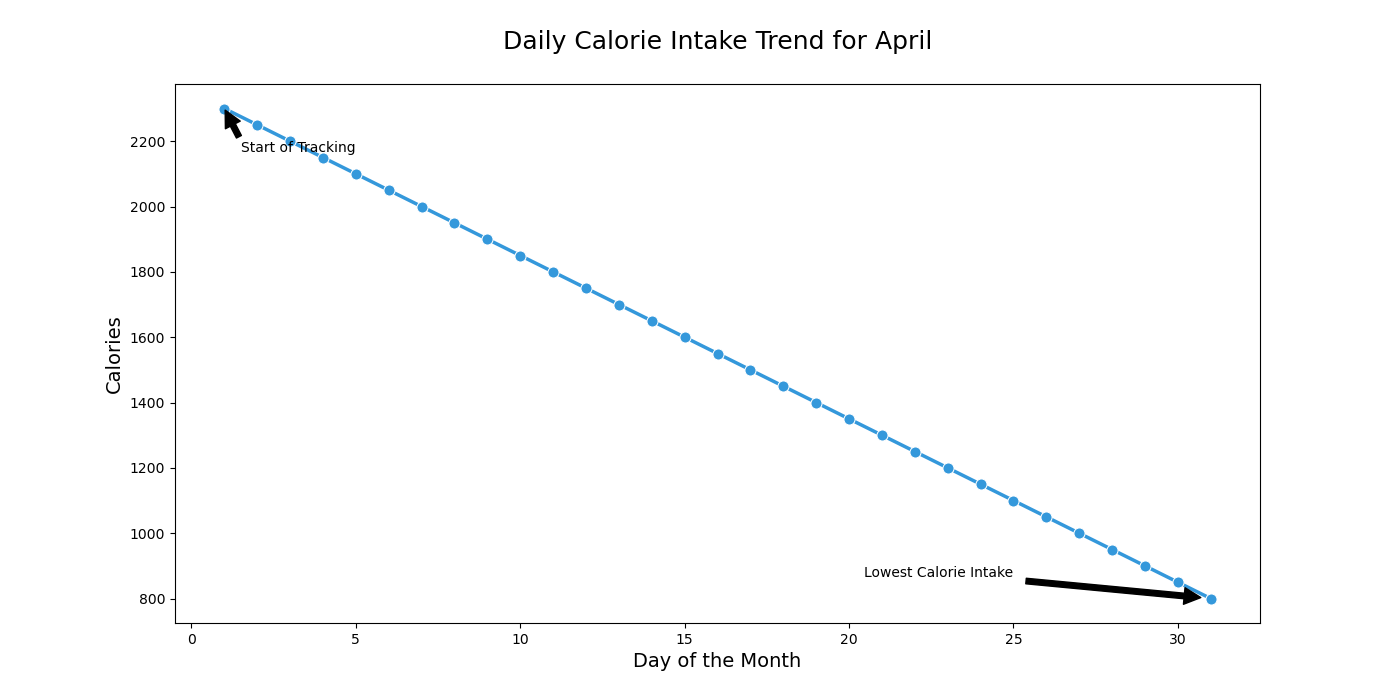

Reproduce this figure in Python.

import seaborn as sns
import matplotlib.pyplot as plt
import pandas as pd

# Data
data = {'Day': [1, 2, 3, 4, 5, 6, 7, 8, 9, 10, 11, 12, 
                13, 14, 15, 16, 17, 18, 19, 20, 21, 22, 
                23, 24, 25, 26, 27, 28, 29, 30, 31],
        'Calories': [2300, 2250, 2200, 2150, 2100, 2050, 2000, 1950, 1900, 1850, 1800, 1750, 
                     1700, 1650, 1600, 1550, 1500, 1450, 1400, 1350, 1300, 1250, 1200, 
                     1150, 1100, 1050, 1000, 950, 900, 850, 800]}

# Create DataFrame
df = pd.DataFrame(data)

# Set the size of the plot
plt.figure(figsize=(14, 7))

# Create lineplot
sns.lineplot(x='Day', y='Calories', data=df, 
             color='#3498DB', marker='o', markersize=8, linewidth=2.5)

# Annotations
plt.annotate('Lowest Calorie Intake', xy=(31, 800), xytext=(25, 900),
             arrowprops=dict(facecolor='black', shrink=0.05),
             horizontalalignment='right', verticalalignment='top')

plt.annotate('Start of Tracking', xy=(1, 2300), xytext=(5, 2200),
             arrowprops=dict(facecolor='black', shrink=0.05),
             horizontalalignment='right', verticalalignment='top')

# Adding title and labels
plt.title('Daily Calorie Intake Trend for April', fontsize=18, y=1.05)
plt.xlabel('Day of the Month', fontsize=14)
plt.ylabel('Calories', fontsize=14)

# Display the plot
plt.show()
